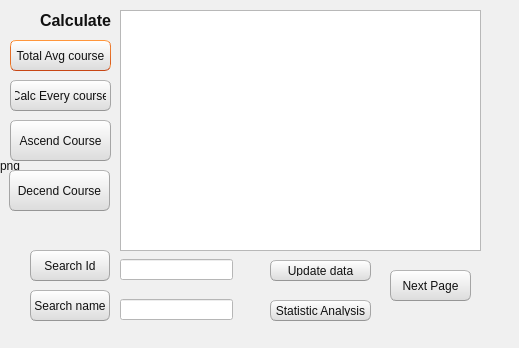
 <widget class="QDialog" name="calculate">
  <property name="geometry">
   <rect>
    <x>0</x>
    <y>0</y>
    <width>519</width>
    <height>348</height>
   </rect>
  </property>
  <property name="windowTitle">
   <string>Student Management Gui</string>
  </property>
  <property name="styleSheet">
   <string notr="true">
/*
Ubuntu Style Sheet for QT Applications
Author: Jaime A. Quiroga P.
Company: GTRONICK
Last updated: 01/10/2021 (dd/mm/yyyy), 15:18.
Available at: https://github.com/GTRONICK/QSS/blob/master/Ubuntu.qss
*/
QMainWindow {
	background-color:#f0f0f0;
}
QCheckBox {
	padding:2px;
}
QCheckBox:hover {
	border:1px solid rgb(255,150,60);
	border-radius:4px;
	padding: 1px;
	background-color:qlineargradient(spread:pad, x1:0.5, y1:1, x2:0.5, y2:0, stop:0 rgba(190, 90, 50, 50), stop:1 rgba(250, 130, 40, 50));
}
QCheckBox::indicator:checked {
	border:1px solid rgb(246, 134, 86);
	border-radius:4px;
  	background-color:rgb(246, 134, 86)
}
QCheckBox::indicator:unchecked {
	border-width:1px solid rgb(246, 134, 86);
	border-radius:4px;
  	background-color:rgb(255,255,255);
}
QColorDialog {
	background-color:#f0f0f0;
}
QComboBox {
	color:rgb(81,72,65);
	background: #ffffff;
}
QComboBox:editable {
	selection-color:rgb(81,72,65);
	selection-background-color: #ffffff;
}
QComboBox QAbstractItemView {
	selection-color: #ffffff;
	selection-background-color: rgb(246, 134, 86);
}
QComboBox:!editable:on, QComboBox::drop-down:editable:on {
	color:  #1e1d23;	
}
QDateTimeEdit, QDateEdit, QDoubleSpinBox, QFontComboBox {
	color:rgb(81,72,65);
	background-color: #ffffff;
}

QDialog {
	background-color:#f0f0f0;
}

QLabel,QLineEdit {
	color:rgb(17,17,17);
}
QLineEdit {
	background-color:rgb(255,255,255);
	selection-background-color:rgb(236,116,64);
}
QMenuBar {
	color:rgb(223,219,210);
	background-color:rgb(65,64,59);
}
QMenuBar::item {
	padding-top:4px;
	padding-left:4px;
	padding-right:4px;
	color:rgb(223,219,210);
	background-color:rgb(65,64,59);
}
QMenuBar::item:selected {
	color:rgb(255,255,255);
	padding-top:2px;
	padding-left:2px;
	padding-right:2px;
	border-top-width:2px;
	border-left-width:2px;
	border-right-width:2px;
	border-top-right-radius:4px;
	border-top-left-radius:4px;
	border-style:solid;
	background-color:rgb(65,64,59);
	border-top-color: rgb(47,47,44);
	border-right-color: qlineargradient(spread:pad, x1:0, y1:1, x2:1, y2:0, stop:0 rgba(90, 87, 78, 255), stop:1 rgba(47,47,44, 255));
	border-left-color:  qlineargradient(spread:pad, x1:1, y1:0, x2:0, y2:0, stop:0 rgba(90, 87, 78, 255), stop:1 rgba(47,47,44, 255));
}
QMenu {
	color:rgb(223,219,210);
	background-color:rgb(65,64,59);
}
QMenu::item {
	color:rgb(223,219,210);
	padding:4px 10px 4px 20px;
}
QMenu::item:selected {
	color:rgb(255,255,255);
	background-color: qlineargradient(spread:pad, x1:0.5, y1:1, x2:0.5, y2:0, stop:0 rgba(225, 108, 54, 255), stop:1 rgba(246, 134, 86, 255));
	border-style:solid;
	border-width:3px;
	padding:4px 7px 4px 17px;
	border-bottom-color:qlineargradient(spread:pad, x1:0.5, y1:1, x2:0.5, y2:0, stop:0 rgba(175,85,48,255), stop:1 rgba(236,114,67, 255));
	border-top-color:qlineargradient(spread:pad, x1:0.5, y1:1, x2:0.5, y2:0, stop:0 rgba(253,156,113,255), stop:1 rgba(205,90,46, 255));
	border-right-color:qlineargradient(spread:pad, x1:0, y1:0.5, x2:1, y2:0.5, stop:0 rgba(253,156,113,255), stop:1 rgba(205,90,46, 255));
	border-left-color:qlineargradient(spread:pad, x1:1, y1:0.5, x2:0, y2:0.5, stop:0 rgba(253,156,113,255), stop:1 rgba(205,90,46, 255));
}
QPlainTextEdit {
	border: 1px solid transparent;
	color:rgb(17,17,17);
	selection-background-color:rgb(236,116,64);
    background-color: #FFFFFF;
}
QProgressBar {
	text-align: center;
	color: rgb(0, 0, 0);
	border: 1px inset rgb(150,150,150); 
	border-radius: 10px;
	background-color:rgb(221,221,219);
}
QProgressBar::chunk:horizontal {
	background-color: qlineargradient(spread:pad, x1:0.5, y1:1, x2:0.5, y2:0, stop:0 rgba(225, 108, 54, 255), stop:1 rgba(246, 134, 86, 255));
	border:1px solid;
	border-radius:8px;
	border-bottom-color:qlineargradient(spread:pad, x1:0.5, y1:1, x2:0.5, y2:0, stop:0 rgba(175,85,48,255), stop:1 rgba(236,114,67, 255));
	border-top-color:qlineargradient(spread:pad, x1:0.5, y1:1, x2:0.5, y2:0, stop:0 rgba(253,156,113,255), stop:1 rgba(205,90,46, 255));
	border-right-color:qlineargradient(spread:pad, x1:0, y1:0.5, x2:1, y2:0.5, stop:0 rgba(253,156,113,255), stop:1 rgba(205,90,46, 255));
	border-left-color:qlineargradient(spread:pad, x1:1, y1:0.5, x2:0, y2:0.5, stop:0 rgba(253,156,113,255), stop:1 rgba(205,90,46, 255));
}
QPushButton{
	color:rgb(17,17,17);
	border-width: 1px;
	border-radius: 6px;
	border-bottom-color: rgb(150,150,150);
	border-right-color: rgb(165,165,165);
	border-left-color: rgb(165,165,165);
	border-top-color: rgb(180,180,180);
	border-style: solid;
	padding: 4px;
	background-color: qlineargradient(spread:pad, x1:0.5, y1:1, x2:0.5, y2:0, stop:0 rgba(220, 220, 220, 255), stop:1 rgba(255, 255, 255, 255));
}
QPushButton:hover{
	color:rgb(17,17,17);
	border-width: 1px;
	border-radius:6px;
	border-top-color: rgb(255,150,60);
	border-right-color: qlineargradient(spread:pad, x1:0, y1:1, x2:1, y2:0, stop:0 rgba(200, 70, 20, 255), stop:1 rgba(255,150,60, 255));
	border-left-color:  qlineargradient(spread:pad, x1:1, y1:0, x2:0, y2:0, stop:0 rgba(200, 70, 20, 255), stop:1 rgba(255,150,60, 255));
	border-bottom-color: rgb(200,70,20);
	border-style: solid;
	padding: 2px;
	background-color: qlineargradient(spread:pad, x1:0.5, y1:1, x2:0.5, y2:0, stop:0 rgba(220, 220, 220, 255), stop:1 rgba(255, 255, 255, 255));
}
QPushButton:default{
	color:rgb(17,17,17);
	border-width: 1px;
	border-radius:6px;
	border-top-color: rgb(255,150,60);
	border-right-color: qlineargradient(spread:pad, x1:0, y1:1, x2:1, y2:0, stop:0 rgba(200, 70, 20, 255), stop:1 rgba(255,150,60, 255));
	border-left-color:  qlineargradient(spread:pad, x1:1, y1:0, x2:0, y2:0, stop:0 rgba(200, 70, 20, 255), stop:1 rgba(255,150,60, 255));
	border-bottom-color: rgb(200,70,20);
	border-style: solid;
	padding: 2px;
	background-color: qlineargradient(spread:pad, x1:0.5, y1:1, x2:0.5, y2:0, stop:0 rgba(220, 220, 220, 255), stop:1 rgba(255, 255, 255, 255));
}
QPushButton:pressed{
	color:rgb(17,17,17);
	border-width: 1px;
	border-radius: 6px;
	border-width: 1px;
	border-top-color: rgba(255,150,60,200);
	border-right-color: qlineargradient(spread:pad, x1:0, y1:1, x2:1, y2:0, stop:0 rgba(200, 70, 20, 255), stop:1 rgba(255,150,60, 200));
	border-left-color:  qlineargradient(spread:pad, x1:1, y1:0, x2:0, y2:0, stop:0 rgba(200, 70, 20, 255), stop:1 rgba(255,150,60, 200));
	border-bottom-color: rgba(200,70,20,200);
	border-style: solid;
	padding: 2px;
	background-color: qlineargradient(spread:pad, x1:0.5, y1:0, x2:0.5, y2:1, stop:0 rgba(220, 220, 220, 255), stop:1 rgba(255, 255, 255, 255));
}
QPushButton:disabled{
	color:rgb(174,167,159);
	border-width: 1px;
	border-radius: 6px;
	background-color: qlineargradient(spread:pad, x1:0.5, y1:1, x2:0.5, y2:0, stop:0 rgba(200, 200, 200, 255), stop:1 rgba(230, 230, 230, 255));
}
QRadioButton {
	padding: 1px;
}
QRadioButton::indicator:checked {
	height: 10px;
	width: 10px;
	border-style:solid;
	border-radius:5px;
	border-width: 1px;
	border-color: rgba(246, 134, 86, 255);
	color: #a9b7c6;
	background-color:rgba(246, 134, 86, 255);
}
QRadioButton::indicator:!checked {
	height: 10px;
	width: 10px;
	border-style:solid;
	border-radius:5px;
	border-width: 1px;
	border-color: rgb(246, 134, 86);
	color: #a9b7c6;
	background-color: transparent;
}
QScrollArea {
	color: white;
	background-color:#f0f0f0;
}
QSlider::groove {
	border-style: solid;
	border-width: 1px;
	border-color: rgb(207,207,207);
}
QSlider::groove:horizontal {
	height: 5px;
	background: rgb(246, 134, 86);
}
QSlider::groove:vertical {
	width: 5px;
	background: rgb(246, 134, 86);
}
QSlider::handle:horizontal {
	background: rgb(253,253,253);
	border-style: solid;
	border-width: 1px;
	border-color: rgb(207,207,207);
	width: 12px;
	margin: -5px 0;
	border-radius: 7px;
}
QSlider::handle:vertical {
	background: rgb(253,253,253);
	border-style: solid;
	border-width: 1px;
	border-color: rgb(207,207,207);
	height: 12px;
	margin: 0 -5px;
	border-radius: 7px;
}
QSlider::add-page:horizontal, QSlider::add-page:vertical {
 	background: white;
}
QSlider::sub-page:horizontal, QSlider::sub-page:vertical {
	background: rgb(246, 134, 86);
}
QStatusBar, QSpinBox {
	color:rgb(81,72,65);
}
QSpinBox {
	background-color: #ffffff;
}
QScrollBar:horizontal {
	max-height: 20px;
	border: 1px transparent;
	margin: 0px 20px 0px 20px;
}
QScrollBar::handle:horizontal {
	background: rgb(253,253,253);
	border: 1px solid rgb(207,207,207);
	border-radius: 7px;
	min-width: 25px;
}
QScrollBar::handle:horizontal:hover {
	background: rgb(253,253,253);
	border: 1px solid rgb(255,150,60);
	border-radius: 7px;
	min-width: 25px;
}
QScrollBar::add-line:horizontal {
  	border: 1px solid rgb(207,207,207);
  	border-top-right-radius: 7px;
  	border-top-left-radius: 7px;
  	border-bottom-right-radius: 7px;
  	background: rgb(255, 255, 255);
  	width: 20px;
  	subcontrol-position: right;
  	subcontrol-origin: margin;
}
QScrollBar::add-line:horizontal:hover {
  	border: 1px solid rgb(255,150,60);
  	border-top-right-radius: 7px;
  	border-top-left-radius: 7px;
  	border-bottom-right-radius: 7px;
  	background: rgb(255, 255, 255);
  	width: 20px;
  	subcontrol-position: right;
  	subcontrol-origin: margin;
}
QScrollBar::add-line:horizontal:pressed {
  	border: 1px solid grey;
  	border-top-left-radius: 7px;
  	border-top-right-radius: 7px;
  	border-bottom-right-radius: 7px;
  	background: rgb(231,231,231);
  	width: 20px;
  	subcontrol-position: right;
  	subcontrol-origin: margin;
}
QScrollBar::sub-line:horizontal {
  	border: 1px solid rgb(207,207,207);
  	border-top-right-radius: 7px;
  	border-top-left-radius: 7px;
  	border-bottom-left-radius: 7px;
  	background: rgb(255, 255, 255);
  	width: 20px;
  	subcontrol-position: left;
  	subcontrol-origin: margin;
}
QScrollBar::sub-line:horizontal:hover {
  	border: 1px solid rgb(255,150,60);
  	border-top-right-radius: 7px;
  	border-top-left-radius: 7px;
  	border-bottom-left-radius: 7px;
  	background: rgb(255, 255, 255);
  	width: 20px;
  	subcontrol-position: left;
  	subcontrol-origin: margin;
}
QScrollBar::sub-line:horizontal:pressed {
  	border: 1px solid grey;
  	border-top-right-radius: 7px;
  	border-top-left-radius: 7px;
  	border-bottom-left-radius: 7px;
  	background: rgb(231,231,231);
  	width: 20px;
  	subcontrol-position: left;
  	subcontrol-origin: margin;
}
QScrollBar::left-arrow:horizontal {
  	border: 1px transparent grey;
  	border-top-left-radius: 3px;
  	border-bottom-left-radius: 3px;
  	width: 6px;
  	height: 6px;
  	background: rgb(230,230,230);
}
QScrollBar::right-arrow:horizontal {
	border: 1px transparent grey;
	border-top-right-radius: 3px;
	border-bottom-right-radius: 3px;
  	width: 6px;
  	height: 6px;
 	background: rgb(230,230,230);
}
QScrollBar::add-page:horizontal, QScrollBar::sub-page:horizontal {
 	background: none;
} 
QScrollBar:vertical {
	max-width: 20px;
	border: 1px transparent grey;
	margin: 20px 0px 20px 0px;
}
QScrollBar::add-line:vertical {
	border: 1px solid;
	border-color: rgb(207,207,207);
	border-bottom-right-radius: 7px;
	border-bottom-left-radius: 7px;
	border-top-left-radius: 7px;
	background: rgb(255, 255, 255);
  	height: 20px;
  	subcontrol-position: bottom;
  	subcontrol-origin: margin;
}
QScrollBar::add-line:vertical:hover {
  	border: 1px solid;
  	border-color: rgb(255,150,60);
  	border-bottom-right-radius: 7px;
  	border-bottom-left-radius: 7px;
  	border-top-left-radius: 7px;
  	background: rgb(255, 255, 255);
  	height: 20px;
  	subcontrol-position: bottom;
  	subcontrol-origin: margin;
}
QScrollBar::add-line:vertical:pressed {
  	border: 1px solid grey;
  	border-bottom-left-radius: 7px;
  	border-bottom-right-radius: 7px;
  	border-top-left-radius: 7px;
  	background: rgb(231,231,231);
  	height: 20px;
  	subcontrol-position: bottom;
  	subcontrol-origin: margin;
}
QScrollBar::sub-line:vertical {
  	border: 1px solid rgb(207,207,207);
  	border-top-right-radius: 7px;
  	border-top-left-radius: 7px;
  	border-bottom-left-radius: 7px;
  	background: rgb(255, 255, 255);
  	height: 20px;
  	subcontrol-position: top;
  	subcontrol-origin: margin;
}
QScrollBar::sub-line:vertical:hover {
  	border: 1px solid rgb(255,150,60);
  	border-top-right-radius: 7px;
  	border-top-left-radius: 7px;
  	border-bottom-left-radius: 7px;
	background: rgb(255, 255, 255);
  	height: 20px;
  	subcontrol-position: top;
  	subcontrol-origin: margin;
}
QScrollBar::sub-line:vertical:pressed {
  	border: 1px solid grey;
  	border-top-left-radius: 7px;
  	border-top-right-radius: 7px;
  	background: rgb(231,231,231);
 	height: 20px;
  	subcontrol-position: top;
  	subcontrol-origin: margin;
}
QScrollBar::handle:vertical {
	background: rgb(253,253,253);
	border: 1px solid rgb(207,207,207);
	border-radius: 7px;
	min-height: 25px;
}
QScrollBar::handle:vertical:hover {
	background: rgb(253,253,253);
	border: 1px solid rgb(255,150,60);
	border-radius: 7px;
	min-height: 25px;
}
QScrollBar::up-arrow:vertical {
	border: 1px transparent grey;
  	border-top-left-radius: 3px;
	border-top-right-radius: 3px;
  	width: 6px;
  	height: 6px;
  	background: rgb(230,230,230);
}
QScrollBar::down-arrow:vertical {
  	border: 1px transparent grey;
  	border-bottom-left-radius: 3px;
  	border-bottom-right-radius: 3px;
  	width: 6px;
  	height: 6px;
  	background: rgb(230,230,230);
}
QScrollBar::add-page:vertical, QScrollBar::sub-page:vertical {
  	background: none;
}
QTabWidget {
	color:rgb(0,0,0);
	background-color:rgb(247,246,246);
}
QTabWidget::pane {
	border-color: rgb(180,180,180);
	background-color:rgb(247,246,246);
	border-style: solid;
	border-width: 1px;
  	border-radius: 6px;
}
QTabBar::tab {
	padding-left:4px;
	padding-right:4px;
	padding-bottom:2px;
	padding-top:2px;
	color:rgb(81,72,65);
  	background-color: qlineargradient(spread:pad, x1:0.5, y1:1, x2:0.5, y2:0, stop:0 rgba(221,218,217,255), stop:1 rgba(240,239,238,255));
	border-style: solid;
	border-width: 1px;
  	border-top-right-radius:4px;
	border-top-left-radius:4px;
	border-top-color: rgb(180,180,180);
	border-left-color: rgb(180,180,180);
	border-right-color: rgb(180,180,180);
	border-bottom-color: transparent;
}
QTabBar::tab:selected, QTabBar::tab:last:selected, QTabBar::tab:hover {
  	background-color:rgb(247,246,246);
  	margin-left: 0px;
  	margin-right: 1px;
}
QTabBar::tab:!selected {
	margin-top: 1px;
	margin-right: 1px;
}
QTextEdit {
	border-width: 1px;
	border-style: solid;
	border-color:transparent;
	color:rgb(17,17,17);
	selection-background-color:rgb(236,116,64);
}
QTimeEdit, QToolBox, QToolBox::tab, QToolBox::tab:selected {
	color:rgb(81,72,65);
	background-color: #ffffff;
}
</string>
  </property>
  <widget class="QTableWidget" name="tableWidget">
   <property name="geometry">
    <rect>
     <x>120</x>
     <y>10</y>
     <width>361</width>
     <height>241</height>
    </rect>
   </property>
  </widget>
  <widget class="QPushButton" name="button_total_avg_score">
   <property name="geometry">
    <rect>
     <x>10</x>
     <y>40</y>
     <width>101</width>
     <height>31</height>
    </rect>
   </property>
   <property name="text">
    <string>Total Avg course</string>
   </property>
  </widget>
  <widget class="QPushButton" name="pushButton_calc_2">
   <property name="geometry">
    <rect>
     <x>10</x>
     <y>80</y>
     <width>101</width>
     <height>31</height>
    </rect>
   </property>
   <property name="text">
    <string>Calc Every course</string>
   </property>
  </widget>
  <widget class="QPushButton" name="pushButton">
   <property name="geometry">
    <rect>
     <x>9</x>
     <y>170</y>
     <width>101</width>
     <height>41</height>
    </rect>
   </property>
   <property name="text">
    <string>Decend Course</string>
   </property>
  </widget>
  <widget class="QPushButton" name="pushButton_2">
   <property name="geometry">
    <rect>
     <x>10</x>
     <y>120</y>
     <width>101</width>
     <height>41</height>
    </rect>
   </property>
   <property name="text">
    <string>Ascend Course</string>
   </property>
  </widget>
  <widget class="QPushButton" name="pushButton_3">
   <property name="geometry">
    <rect>
     <x>30</x>
     <y>250</y>
     <width>80</width>
     <height>31</height>
    </rect>
   </property>
   <property name="text">
    <string>Search Id</string>
   </property>
  </widget>
  <widget class="QPushButton" name="pushButton_4">
   <property name="geometry">
    <rect>
     <x>30</x>
     <y>290</y>
     <width>80</width>
     <height>31</height>
    </rect>
   </property>
   <property name="styleSheet">
    <string notr="true">
/*
Ubuntu Style Sheet for QT Applications
Author: Jaime A. Quiroga P.
Company: GTRONICK
Last updated: 01/10/2021 (dd/mm/yyyy), 15:18.
Available at: https://github.com/GTRONICK/QSS/blob/master/Ubuntu.qss
*/
QMainWindow {
	background-color:#f0f0f0;
}
QCheckBox {
	padding:2px;
}
QCheckBox:hover {
	border:1px solid rgb(255,150,60);
	border-radius:4px;
	padding: 1px;
	background-color:qlineargradient(spread:pad, x1:0.5, y1:1, x2:0.5, y2:0, stop:0 rgba(190, 90, 50, 50), stop:1 rgba(250, 130, 40, 50));
}
QCheckBox::indicator:checked {
	border:1px solid rgb(246, 134, 86);
	border-radius:4px;
  	background-color:rgb(246, 134, 86)
}
QCheckBox::indicator:unchecked {
	border-width:1px solid rgb(246, 134, 86);
	border-radius:4px;
  	background-color:rgb(255,255,255);
}
QColorDialog {
	background-color:#f0f0f0;
}
QComboBox {
	color:rgb(81,72,65);
	background: #ffffff;
}
QComboBox:editable {
	selection-color:rgb(81,72,65);
	selection-background-color: #ffffff;
}
QComboBox QAbstractItemView {
	selection-color: #ffffff;
	selection-background-color: rgb(246, 134, 86);
}
QComboBox:!editable:on, QComboBox::drop-down:editable:on {
	color:  #1e1d23;	
}
QDateTimeEdit, QDateEdit, QDoubleSpinBox, QFontComboBox {
	color:rgb(81,72,65);
	background-color: #ffffff;
}

QDialog {
	background-color:#f0f0f0;
}

QLabel,QLineEdit {
	color:rgb(17,17,17);
}
QLineEdit {
	background-color:rgb(255,255,255);
	selection-background-color:rgb(236,116,64);
}
QMenuBar {
	color:rgb(223,219,210);
	background-color:rgb(65,64,59);
}
QMenuBar::item {
	padding-top:4px;
	padding-left:4px;
	padding-right:4px;
	color:rgb(223,219,210);
	background-color:rgb(65,64,59);
}
QMenuBar::item:selected {
	color:rgb(255,255,255);
	padding-top:2px;
	padding-left:2px;
	padding-right:2px;
	border-top-width:2px;
	border-left-width:2px;
	border-right-width:2px;
	border-top-right-radius:4px;
	border-top-left-radius:4px;
	border-style:solid;
	background-color:rgb(65,64,59);
	border-top-color: rgb(47,47,44);
	border-right-color: qlineargradient(spread:pad, x1:0, y1:1, x2:1, y2:0, stop:0 rgba(90, 87, 78, 255), stop:1 rgba(47,47,44, 255));
	border-left-color:  qlineargradient(spread:pad, x1:1, y1:0, x2:0, y2:0, stop:0 rgba(90, 87, 78, 255), stop:1 rgba(47,47,44, 255));
}
QMenu {
	color:rgb(223,219,210);
	background-color:rgb(65,64,59);
}
QMenu::item {
	color:rgb(223,219,210);
	padding:4px 10px 4px 20px;
}
QMenu::item:selected {
	color:rgb(255,255,255);
	background-color: qlineargradient(spread:pad, x1:0.5, y1:1, x2:0.5, y2:0, stop:0 rgba(225, 108, 54, 255), stop:1 rgba(246, 134, 86, 255));
	border-style:solid;
	border-width:3px;
	padding:4px 7px 4px 17px;
	border-bottom-color:qlineargradient(spread:pad, x1:0.5, y1:1, x2:0.5, y2:0, stop:0 rgba(175,85,48,255), stop:1 rgba(236,114,67, 255));
	border-top-color:qlineargradient(spread:pad, x1:0.5, y1:1, x2:0.5, y2:0, stop:0 rgba(253,156,113,255), stop:1 rgba(205,90,46, 255));
	border-right-color:qlineargradient(spread:pad, x1:0, y1:0.5, x2:1, y2:0.5, stop:0 rgba(253,156,113,255), stop:1 rgba(205,90,46, 255));
	border-left-color:qlineargradient(spread:pad, x1:1, y1:0.5, x2:0, y2:0.5, stop:0 rgba(253,156,113,255), stop:1 rgba(205,90,46, 255));
}
QPlainTextEdit {
	border: 1px solid transparent;
	color:rgb(17,17,17);
	selection-background-color:rgb(236,116,64);
    background-color: #FFFFFF;
}
QProgressBar {
	text-align: center;
	color: rgb(0, 0, 0);
	border: 1px inset rgb(150,150,150); 
	border-radius: 10px;
	background-color:rgb(221,221,219);
}
QProgressBar::chunk:horizontal {
	background-color: qlineargradient(spread:pad, x1:0.5, y1:1, x2:0.5, y2:0, stop:0 rgba(225, 108, 54, 255), stop:1 rgba(246, 134, 86, 255));
	border:1px solid;
	border-radius:8px;
	border-bottom-color:qlineargradient(spread:pad, x1:0.5, y1:1, x2:0.5, y2:0, stop:0 rgba(175,85,48,255), stop:1 rgba(236,114,67, 255));
	border-top-color:qlineargradient(spread:pad, x1:0.5, y1:1, x2:0.5, y2:0, stop:0 rgba(253,156,113,255), stop:1 rgba(205,90,46, 255));
	border-right-color:qlineargradient(spread:pad, x1:0, y1:0.5, x2:1, y2:0.5, stop:0 rgba(253,156,113,255), stop:1 rgba(205,90,46, 255));
	border-left-color:qlineargradient(spread:pad, x1:1, y1:0.5, x2:0, y2:0.5, stop:0 rgba(253,156,113,255), stop:1 rgba(205,90,46, 255));
}
QPushButton{
	color:rgb(17,17,17);
	border-width: 1px;
	border-radius: 6px;
	border-bottom-color: rgb(150,150,150);
	border-right-color: rgb(165,165,165);
	border-left-color: rgb(165,165,165);
	border-top-color: rgb(180,180,180);
	border-style: solid;
	padding: 4px;
	background-color: qlineargradient(spread:pad, x1:0.5, y1:1, x2:0.5, y2:0, stop:0 rgba(220, 220, 220, 255), stop:1 rgba(255, 255, 255, 255));
}
QPushButton:hover{
	color:rgb(17,17,17);
	border-width: 1px;
	border-radius:6px;
	border-top-color: rgb(255,150,60);
	border-right-color: qlineargradient(spread:pad, x1:0, y1:1, x2:1, y2:0, stop:0 rgba(200, 70, 20, 255), stop:1 rgba(255,150,60, 255));
	border-left-color:  qlineargradient(spread:pad, x1:1, y1:0, x2:0, y2:0, stop:0 rgba(200, 70, 20, 255), stop:1 rgba(255,150,60, 255));
	border-bottom-color: rgb(200,70,20);
	border-style: solid;
	padding: 2px;
	background-color: qlineargradient(spread:pad, x1:0.5, y1:1, x2:0.5, y2:0, stop:0 rgba(220, 220, 220, 255), stop:1 rgba(255, 255, 255, 255));
}
QPushButton:default{
	color:rgb(17,17,17);
	border-width: 1px;
	border-radius:6px;
	border-top-color: rgb(255,150,60);
	border-right-color: qlineargradient(spread:pad, x1:0, y1:1, x2:1, y2:0, stop:0 rgba(200, 70, 20, 255), stop:1 rgba(255,150,60, 255));
	border-left-color:  qlineargradient(spread:pad, x1:1, y1:0, x2:0, y2:0, stop:0 rgba(200, 70, 20, 255), stop:1 rgba(255,150,60, 255));
	border-bottom-color: rgb(200,70,20);
	border-style: solid;
	padding: 2px;
	background-color: qlineargradient(spread:pad, x1:0.5, y1:1, x2:0.5, y2:0, stop:0 rgba(220, 220, 220, 255), stop:1 rgba(255, 255, 255, 255));
}
QPushButton:pressed{
	color:rgb(17,17,17);
	border-width: 1px;
	border-radius: 6px;
	border-width: 1px;
	border-top-color: rgba(255,150,60,200);
	border-right-color: qlineargradient(spread:pad, x1:0, y1:1, x2:1, y2:0, stop:0 rgba(200, 70, 20, 255), stop:1 rgba(255,150,60, 200));
	border-left-color:  qlineargradient(spread:pad, x1:1, y1:0, x2:0, y2:0, stop:0 rgba(200, 70, 20, 255), stop:1 rgba(255,150,60, 200));
	border-bottom-color: rgba(200,70,20,200);
	border-style: solid;
	padding: 2px;
	background-color: qlineargradient(spread:pad, x1:0.5, y1:0, x2:0.5, y2:1, stop:0 rgba(220, 220, 220, 255), stop:1 rgba(255, 255, 255, 255));
}
QPushButton:disabled{
	color:rgb(174,167,159);
	border-width: 1px;
	border-radius: 6px;
	background-color: qlineargradient(spread:pad, x1:0.5, y1:1, x2:0.5, y2:0, stop:0 rgba(200, 200, 200, 255), stop:1 rgba(230, 230, 230, 255));
}
QRadioButton {
	padding: 1px;
}
QRadioButton::indicator:checked {
	height: 10px;
	width: 10px;
	border-style:solid;
	border-radius:5px;
	border-width: 1px;
	border-color: rgba(246, 134, 86, 255);
	color: #a9b7c6;
	background-color:rgba(246, 134, 86, 255);
}
QRadioButton::indicator:!checked {
	height: 10px;
	width: 10px;
	border-style:solid;
	border-radius:5px;
	border-width: 1px;
	border-color: rgb(246, 134, 86);
	color: #a9b7c6;
	background-color: transparent;
}
QScrollArea {
	color: white;
	background-color:#f0f0f0;
}
QSlider::groove {
	border-style: solid;
	border-width: 1px;
	border-color: rgb(207,207,207);
}
QSlider::groove:horizontal {
	height: 5px;
	background: rgb(246, 134, 86);
}
QSlider::groove:vertical {
	width: 5px;
	background: rgb(246, 134, 86);
}
QSlider::handle:horizontal {
	background: rgb(253,253,253);
	border-style: solid;
	border-width: 1px;
	border-color: rgb(207,207,207);
	width: 12px;
	margin: -5px 0;
	border-radius: 7px;
}
QSlider::handle:vertical {
	background: rgb(253,253,253);
	border-style: solid;
	border-width: 1px;
	border-color: rgb(207,207,207);
	height: 12px;
	margin: 0 -5px;
	border-radius: 7px;
}
QSlider::add-page:horizontal, QSlider::add-page:vertical {
 	background: white;
}
QSlider::sub-page:horizontal, QSlider::sub-page:vertical {
	background: rgb(246, 134, 86);
}
QStatusBar, QSpinBox {
	color:rgb(81,72,65);
}
QSpinBox {
	background-color: #ffffff;
}
QScrollBar:horizontal {
	max-height: 20px;
	border: 1px transparent;
	margin: 0px 20px 0px 20px;
}
QScrollBar::handle:horizontal {
	background: rgb(253,253,253);
	border: 1px solid rgb(207,207,207);
	border-radius: 7px;
	min-width: 25px;
}
QScrollBar::handle:horizontal:hover {
	background: rgb(253,253,253);
	border: 1px solid rgb(255,150,60);
	border-radius: 7px;
	min-width: 25px;
}
QScrollBar::add-line:horizontal {
  	border: 1px solid rgb(207,207,207);
  	border-top-right-radius: 7px;
  	border-top-left-radius: 7px;
  	border-bottom-right-radius: 7px;
  	background: rgb(255, 255, 255);
  	width: 20px;
  	subcontrol-position: right;
  	subcontrol-origin: margin;
}
QScrollBar::add-line:horizontal:hover {
  	border: 1px solid rgb(255,150,60);
  	border-top-right-radius: 7px;
  	border-top-left-radius: 7px;
  	border-bottom-right-radius: 7px;
  	background: rgb(255, 255, 255);
  	width: 20px;
  	subcontrol-position: right;
  	subcontrol-origin: margin;
}
QScrollBar::add-line:horizontal:pressed {
  	border: 1px solid grey;
  	border-top-left-radius: 7px;
  	border-top-right-radius: 7px;
  	border-bottom-right-radius: 7px;
  	background: rgb(231,231,231);
  	width: 20px;
  	subcontrol-position: right;
  	subcontrol-origin: margin;
}
QScrollBar::sub-line:horizontal {
  	border: 1px solid rgb(207,207,207);
  	border-top-right-radius: 7px;
  	border-top-left-radius: 7px;
  	border-bottom-left-radius: 7px;
  	background: rgb(255, 255, 255);
  	width: 20px;
  	subcontrol-position: left;
  	subcontrol-origin: margin;
}
QScrollBar::sub-line:horizontal:hover {
  	border: 1px solid rgb(255,150,60);
  	border-top-right-radius: 7px;
  	border-top-left-radius: 7px;
  	border-bottom-left-radius: 7px;
  	background: rgb(255, 255, 255);
  	width: 20px;
  	subcontrol-position: left;
  	subcontrol-origin: margin;
}
QScrollBar::sub-line:horizontal:pressed {
  	border: 1px solid grey;
  	border-top-right-radius: 7px;
  	border-top-left-radius: 7px;
  	border-bottom-left-radius: 7px;
  	background: rgb(231,231,231);
  	width: 20px;
  	subcontrol-position: left;
  	subcontrol-origin: margin;
}
QScrollBar::left-arrow:horizontal {
  	border: 1px transparent grey;
  	border-top-left-radius: 3px;
  	border-bottom-left-radius: 3px;
  	width: 6px;
  	height: 6px;
  	background: rgb(230,230,230);
}
QScrollBar::right-arrow:horizontal {
	border: 1px transparent grey;
	border-top-right-radius: 3px;
	border-bottom-right-radius: 3px;
  	width: 6px;
  	height: 6px;
 	background: rgb(230,230,230);
}
QScrollBar::add-page:horizontal, QScrollBar::sub-page:horizontal {
 	background: none;
} 
QScrollBar:vertical {
	max-width: 20px;
	border: 1px transparent grey;
	margin: 20px 0px 20px 0px;
}
QScrollBar::add-line:vertical {
	border: 1px solid;
	border-color: rgb(207,207,207);
	border-bottom-right-radius: 7px;
	border-bottom-left-radius: 7px;
	border-top-left-radius: 7px;
	background: rgb(255, 255, 255);
  	height: 20px;
  	subcontrol-position: bottom;
  	subcontrol-origin: margin;
}
QScrollBar::add-line:vertical:hover {
  	border: 1px solid;
  	border-color: rgb(255,150,60);
  	border-bottom-right-radius: 7px;
  	border-bottom-left-radius: 7px;
  	border-top-left-radius: 7px;
  	background: rgb(255, 255, 255);
  	height: 20px;
  	subcontrol-position: bottom;
  	subcontrol-origin: margin;
}
QScrollBar::add-line:vertical:pressed {
  	border: 1px solid grey;
  	border-bottom-left-radius: 7px;
  	border-bottom-right-radius: 7px;
  	border-top-left-radius: 7px;
  	background: rgb(231,231,231);
  	height: 20px;
  	subcontrol-position: bottom;
  	subcontrol-origin: margin;
}
QScrollBar::sub-line:vertical {
  	border: 1px solid rgb(207,207,207);
  	border-top-right-radius: 7px;
  	border-top-left-radius: 7px;
  	border-bottom-left-radius: 7px;
  	background: rgb(255, 255, 255);
  	height: 20px;
  	subcontrol-position: top;
  	subcontrol-origin: margin;
}
QScrollBar::sub-line:vertical:hover {
  	border: 1px solid rgb(255,150,60);
  	border-top-right-radius: 7px;
  	border-top-left-radius: 7px;
  	border-bottom-left-radius: 7px;
	background: rgb(255, 255, 255);
  	height: 20px;
  	subcontrol-position: top;
  	subcontrol-origin: margin;
}
QScrollBar::sub-line:vertical:pressed {
  	border: 1px solid grey;
  	border-top-left-radius: 7px;
  	border-top-right-radius: 7px;
  	background: rgb(231,231,231);
 	height: 20px;
  	subcontrol-position: top;
  	subcontrol-origin: margin;
}
QScrollBar::handle:vertical {
	background: rgb(253,253,253);
	border: 1px solid rgb(207,207,207);
	border-radius: 7px;
	min-height: 25px;
}
QScrollBar::handle:vertical:hover {
	background: rgb(253,253,253);
	border: 1px solid rgb(255,150,60);
	border-radius: 7px;
	min-height: 25px;
}
QScrollBar::up-arrow:vertical {
	border: 1px transparent grey;
  	border-top-left-radius: 3px;
	border-top-right-radius: 3px;
  	width: 6px;
  	height: 6px;
  	background: rgb(230,230,230);
}
QScrollBar::down-arrow:vertical {
  	border: 1px transparent grey;
  	border-bottom-left-radius: 3px;
  	border-bottom-right-radius: 3px;
  	width: 6px;
  	height: 6px;
  	background: rgb(230,230,230);
}
QScrollBar::add-page:vertical, QScrollBar::sub-page:vertical {
  	background: none;
}
QTabWidget {
	color:rgb(0,0,0);
	background-color:rgb(247,246,246);
}
QTabWidget::pane {
	border-color: rgb(180,180,180);
	background-color:rgb(247,246,246);
	border-style: solid;
	border-width: 1px;
  	border-radius: 6px;
}
QTabBar::tab {
	padding-left:4px;
	padding-right:4px;
	padding-bottom:2px;
	padding-top:2px;
	color:rgb(81,72,65);
  	background-color: qlineargradient(spread:pad, x1:0.5, y1:1, x2:0.5, y2:0, stop:0 rgba(221,218,217,255), stop:1 rgba(240,239,238,255));
	border-style: solid;
	border-width: 1px;
  	border-top-right-radius:4px;
	border-top-left-radius:4px;
	border-top-color: rgb(180,180,180);
	border-left-color: rgb(180,180,180);
	border-right-color: rgb(180,180,180);
	border-bottom-color: transparent;
}
QTabBar::tab:selected, QTabBar::tab:last:selected, QTabBar::tab:hover {
  	background-color:rgb(247,246,246);
  	margin-left: 0px;
  	margin-right: 1px;
}
QTabBar::tab:!selected {
	margin-top: 1px;
	margin-right: 1px;
}
QTextEdit {
	border-width: 1px;
	border-style: solid;
	border-color:transparent;
	color:rgb(17,17,17);
	selection-background-color:rgb(236,116,64);
}
QTimeEdit, QToolBox, QToolBox::tab, QToolBox::tab:selected {
	color:rgb(81,72,65);
	background-color: #ffffff;
}
</string>
   </property>
   <property name="text">
    <string>Search name</string>
   </property>
  </widget>
  <widget class="QLineEdit" name="lineEdit_search">
   <property name="geometry">
    <rect>
     <x>120</x>
     <y>259</y>
     <width>113</width>
     <height>21</height>
    </rect>
   </property>
  </widget>
  <widget class="QLineEdit" name="lineEdit_search_name">
   <property name="geometry">
    <rect>
     <x>120</x>
     <y>299</y>
     <width>113</width>
     <height>21</height>
    </rect>
   </property>
  </widget>
  <widget class="QPushButton" name="pushButton_5_statisc">
   <property name="geometry">
    <rect>
     <x>270</x>
     <y>300</y>
     <width>101</width>
     <height>21</height>
    </rect>
   </property>
   <property name="font">
    <font>
     <pointsize>9</pointsize>
     <bold>false</bold>
    </font>
   </property>
   <property name="text">
    <string>Statistic Analysis</string>
   </property>
  </widget>
  <widget class="QPushButton" name="pushButton_Updatedata">
   <property name="geometry">
    <rect>
     <x>270</x>
     <y>260</y>
     <width>101</width>
     <height>21</height>
    </rect>
   </property>
   <property name="text">
    <string>Update data</string>
   </property>
  </widget>
  <widget class="QPushButton" name="pushButton_nextpage_2">
   <property name="geometry">
    <rect>
     <x>390</x>
     <y>270</y>
     <width>81</width>
     <height>31</height>
    </rect>
   </property>
   <property name="text">
    <string>Next Page</string>
   </property>
  </widget>
  <widget class="QLabel" name="label">
   <property name="geometry">
    <rect>
     <x>40</x>
     <y>10</y>
     <width>71</width>
     <height>20</height>
    </rect>
   </property>
   <property name="font">
    <font>
     <pointsize>12</pointsize>
     <bold>true</bold>
    </font>
   </property>
   <property name="text">
    <string>Calculate</string>
   </property>
  </widget>
  <widget class="QLabel" name="label_picture">
   <property name="geometry">
    <rect>
     <x>0</x>
     <y>-20</y>
     <width>521</width>
     <height>371</height>
    </rect>
   </property>
   <property name="text">
    <string>png</string>
   </property>
  </widget>
  <zorder>label_picture</zorder>
  <zorder>tableWidget</zorder>
  <zorder>button_total_avg_score</zorder>
  <zorder>pushButton_calc_2</zorder>
  <zorder>pushButton</zorder>
  <zorder>pushButton_2</zorder>
  <zorder>pushButton_3</zorder>
  <zorder>pushButton_4</zorder>
  <zorder>lineEdit_search</zorder>
  <zorder>lineEdit_search_name</zorder>
  <zorder>pushButton_5_statisc</zorder>
  <zorder>pushButton_Updatedata</zorder>
  <zorder>pushButton_nextpage_2</zorder>
  <zorder>label</zorder>
 </widget>
